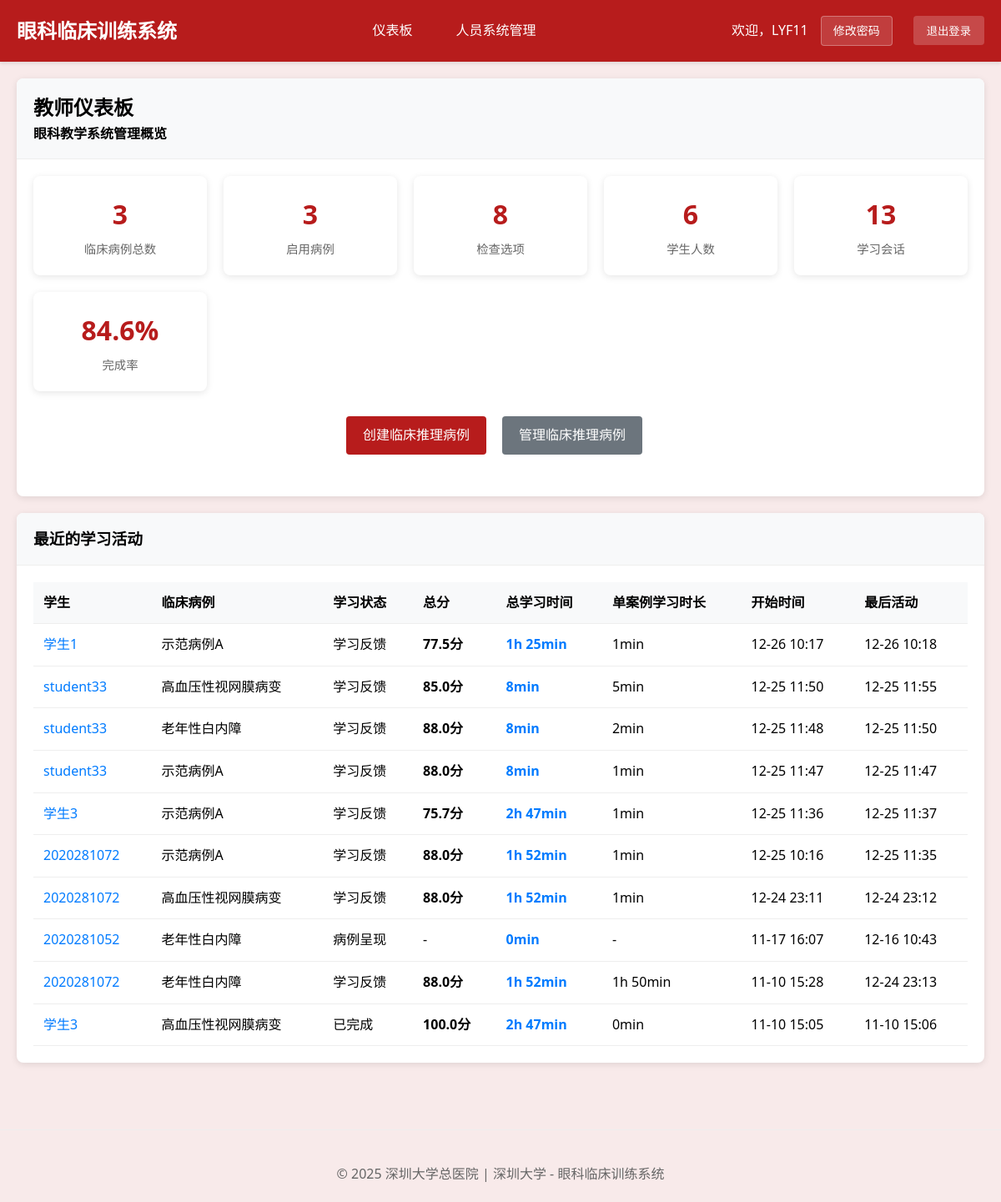
/teacher/ (signed in), run on the app's committed database.
### cases/models.py (models this page shows, shortened)
class StudentClinicalSession(models.Model):
    student = models.ForeignKey(User, on_delete=models.CASCADE, verbose_name="学生")
    clinical_case = models.ForeignKey(ClinicalCase, on_delete=models.CASCADE, verbose_name="临床案例")
    session_status = models.CharField(
        max_length=30,  # 增加长度以适应最长的选项
        choices=[
            ('case_presentation', '病例呈现'),         # 步骤1: 呈现病例
            ('examination_selection', '检查选择'),     # 步骤2: 选择检查方法
            ('examination_results', '检查结果'),       # 步骤3: 查看检查图像结果
            ('diagnosis_reasoning', '诊断推理'),       # 步骤4: 诊断判断推理
            ('treatment_selection', '治疗选择'),       # 步骤5: 选择治疗方案
            ('learning_feedback', '学习反馈'),         # 步骤6: 学习反馈
            ('completed', '已完成')
        ],
        default='case_presentation',
        verbose_name="当前阶段"
    )
    selected_examinations = models.JSONField(default=list, verbose_name="已选检查项目")
    examination_images_viewed = models.JSONField(default=list, verbose_name="已查看的检查图像")
    selected_diagnosis = models.ForeignKey(DiagnosisOption, on_delete=SET_NULL, blank=True, null=True, verbose_name="选择的诊断")
    selected_diagnoses = models.JSONField(default=list, verbose_name="选中的多个诊断ID", help_text="支持鉴别诊断的多选功能")
    diagnosis_reasoning_text = models.TextField(blank=True, verbose_name="诊断推理过程",
                                               help_text="学生的诊断思路和推理过程")
    selected_treatments = models.JSONField(default=list, verbose_name="已选治疗方案")
    step_completion_status = models.JSONField(
        default=dict,
        verbose_name="步骤完成状态",
        help_text="记录每个步骤的完成情况：{step_name: {completed: bool, score: float, completion_time: datetime}}"
    )
    required_examinations_completed = models.BooleanField(default=False, verbose_name="必选检查是否完成")
    examination_selection_valid = models.BooleanField(default=False, verbose_name="检查选择是否有效")
    examination_score = models.FloatField(default=0.0, verbose_name="检查选择得分")
    diagnosis_score = models.FloatField(default=0.0, verbose_name="诊断准确性得分")
    treatment_score = models.FloatField(default=0.0, verbose_name="治疗方案得分")
    reasoning_score = models.FloatField(default=0.0, verbose_name="推理过程得分")
    overall_score = models.FloatField(default=0.0, verbose_name="总体得分")
    diagnosis_attempt_count = models.IntegerField(default=0, verbose_name="诊断尝试次数", help_text="记录学生诊断尝试的次数，用于循序渐进指导")
    diagnosis_guidance_level = models.IntegerField(default=0, verbose_name="指导级别", help_text="0=无提示，1=轻度提示，2=中度提示，3=强提示")
    time_spent = models.JSONField(default=dict, verbose_name="各阶段用时", help_text="JSON格式记录各阶段耗时")
    step_start_times = models.JSONField(default=dict, verbose_name="各步骤开始时间")
    started_at = models.DateTimeField(auto_now_add=True, verbose_name="开始时间")
    completed_at = models.DateTimeField(blank=True, null=True, verbose_name="完成时间")
    last_activity = models.DateTimeField(auto_now=True, verbose_name="最后活动时间")
    learning_notes = models.TextField(blank=True, verbose_name="学习笔记")
    reflection = models.TextField(blank=True, verbose_name="学习反思")
    session_data = models.JSONField(default=dict, verbose_name="会话数据",
                                   help_text="保存检查顺序、当前进度等临时数据")
    class Meta:
        verbose_name = "学生临床会话"
        verbose_name_plural = "学生临床会话"
        ordering = ['-started_at']
        unique_together = ['student', 'clinical_case']

class ClinicalCase(models.Model):
    title = models.CharField(max_length=200, verbose_name="案例标题")
    case_id = models.CharField(max_length=50, unique=True, verbose_name="案例编号")
    patient_age = models.IntegerField(verbose_name="患者年龄")
    patient_gender = models.CharField(max_length=10, choices=[('M', '男'), ('F', '女')], verbose_name="患者性别")
    chief_complaint = models.TextField(verbose_name="主诉")
    present_illness = models.TextField(verbose_name="现病史")
    past_history = models.TextField(blank=True, verbose_name="既往史")
    family_history = models.TextField(blank=True, verbose_name="家族史")
    visual_acuity = models.TextField(blank=True, verbose_name="视力", help_text="如：右眼0.3，左眼0.5")
    intraocular_pressure = models.TextField(blank=True, verbose_name="眼压", help_text="如：右眼15mmHg，左眼16mmHg")
    external_eye_exam = models.TextField(blank=True, verbose_name="眼外观检查", help_text="眼睑、眼球位置、运动等")
    pupil_exam = models.TextField(blank=True, verbose_name="瞳孔检查", help_text="瞳孔大小、形状、对光反应等")
    conjunctiva_exam = models.TextField(blank=True, verbose_name="结膜检查", help_text="结膜充血、水肿等")
    cornea_exam = models.TextField(blank=True, verbose_name="角膜检查", help_text="角膜透明度、表面等")
    learning_objectives = models.JSONField(verbose_name="学习目标", help_text="JSON格式存储多个学习目标")
    difficulty_level = models.CharField(
        max_length=20,
        choices=[('beginner', '初级'), ('intermediate', '中级'), ('advanced', '高级')],
        default='intermediate',
        verbose_name="难度等级"
    )
    is_active = models.BooleanField(default=True, verbose_name="是否启用")
    created_by = models.ForeignKey(User, on_delete=models.CASCADE, verbose_name="创建者")
    created_at = models.DateTimeField(auto_now_add=True, verbose_name="创建时间")
    updated_at = models.DateTimeField(auto_now=True, verbose_name="更新时间")
    case_images = models.JSONField(blank=True, null=True, verbose_name="案例图片", help_text="存储图片路径的JSON数组")
    class Meta:
        verbose_name = "临床案例"
        verbose_name_plural = "临床案例"
        ordering = ['-created_at']

### cases/views.py (the view)
# urls.py: path('teacher/', views.teacher_dashboard, name='teacher_dashboard'),
@login_required
@user_passes_test(is_teacher, login_url='login')
def teacher_dashboard(request):
    total_clinical_cases = ClinicalCase.objects.count()
    active_clinical_cases = ClinicalCase.objects.filter(is_active=True).count()
    total_students = User.objects.filter(groups__name='Students').count()
    total_examinations = ExaminationOption.objects.count()
    total_sessions = StudentClinicalSession.objects.count()
    completed_sessions = StudentClinicalSession.objects.filter(completed_at__isnull=False).count()
    completion_rate = round((completed_sessions / total_sessions * 100), 1) if total_sessions > 0 else 0
    recent_sessions = StudentClinicalSession.objects.select_related('student', 'clinical_case').order_by('-started_at')[:10]
    sessions_with_time = []
    cached_user_total_minutes = {}
    for session in recent_sessions:
        student_id = getattr(session.student, 'id', None)
        if student_id not in cached_user_total_minutes:
            cached_user_total_minutes[student_id] = _get_user_total_study_time_minutes(session.student)
        total_minutes = cached_user_total_minutes[student_id]
        formatted_time = _format_minutes_as_hm(total_minutes)
        case_minutes = _get_session_study_time_minutes(session)
        formatted_case_time = _format_minutes_as_hm(case_minutes) if isinstance(case_minutes, int) else '-'
        sessions_with_time.append(
            {
                'session': session,
                'total_study_time': formatted_time,
                'case_study_time': formatted_case_time,
            }
        )
    context = {
        'total_clinical_cases': total_clinical_cases,
        'active_clinical_cases': active_clinical_cases,
        'total_students': total_students,
        'total_examinations': total_examinations,
        'total_sessions': total_sessions,
        'completed_sessions': completed_sessions,
        'completion_rate': completion_rate,
        'recent_sessions': sessions_with_time,
    }
    return render(request, 'teacher/dashboard.html', context)

### cases/views.py (called while the page is built)
def is_teacher(user):
    return user.groups.filter(name='Teachers').exists() or user.is_superuser

def _format_minutes_as_hm(total_minutes: int) -> str:
    total_minutes = int(total_minutes or 0)
    hours = total_minutes // 60
    minutes = total_minutes % 60
    if hours > 0:
        if minutes > 0:
            return f"{hours}h {minutes}min"
        return f"{hours}h"
    return f"{minutes}min"

def _parse_iso_dt(value):
    if not value:
        return None
    try:
        dt = timezone.datetime.fromisoformat(str(value).replace('Z', '+00:00'))
        if timezone.is_naive(dt):
            dt = timezone.make_aware(dt, timezone.get_current_timezone())
        return dt
    except Exception:
        return None

### cases/templates/teacher/dashboard.html (shortened to what this page needs)
{% extends 'base.html' %}
{% load static %}
{% block content %}
<div class="card">
    <div class="card-header">
        <h2>教师仪表板</h2>
        <p>眼科教学系统管理概览</p>
    </div>
    <div class="card-body">
        <div class="stats-grid">
            <div class="stat-card">
                <div class="stat-number">{{ total_clinical_cases }}</div>
                <div class="stat-label">临床病例总数</div>
            </div>
            <div class="stat-card">
                <div class="stat-number">{{ active_clinical_cases }}</div>
                <div class="stat-label">启用病例</div>
            </div>
            <div class="stat-card">
                <div class="stat-number">{{ total_examinations }}</div>
                <div class="stat-label">检查选项</div>
            </div>
            <div class="stat-card">
                <div class="stat-number">{{ total_students }}</div>
                <div class="stat-label">学生人数</div>
            </div>
            <div class="stat-card">
                <div class="stat-number">{{ total_sessions }}</div>
                <div class="stat-label">学习会话</div>
            </div>
            <div class="stat-card">
                <div class="stat-number">{{ completion_rate }}%</div>
                <div class="stat-label">完成率</div>
            </div>
        </div>
        <div style="text-align: center; margin: 30px 0;">
            <a href="{% url 'teacher_clinical_case_create' %}" class="btn" style="margin-right: 15px;">创建临床推理病例</a>
            <a href="{% url 'teacher_clinical_case_list' %}" class="btn secondary" style="margin-right: 15px;">管理临床推理病例</a>
        </div>
    </div>
</div>
{% if recent_sessions %}
<div class="card">
    <div class="card-header">
        <h3>最近的学习活动</h3>
    </div>
    <div class="card-body">
        <table class="table">
            <thead>
                <tr>
                    <th>学生</th>
                    <th>临床病例</th>
                    <th>学习状态</th>
                    <th>总分</th>
                    <th>总学习时间</th>
                    <th>单案例学习时长</th>
                    <th>开始时间</th>
                    <th>最后活动</th>
                </tr>
            </thead>
            <tbody>
                {% for item in recent_sessions %}
                <tr>
                    <td>
                        <a class="student-review-link" href="{% url 'teacher_session_review' item.session.id %}">
                            {{ item.session.student.get_full_name|default:item.session.student.username }}
                        </a>
                    </td>
                    <td>{{ item.session.clinical_case.title }}</td>
                    <td>{{ item.session.get_session_status_display|default:item.session.session_status }}</td>
                    <td>
                        {% if item.session.overall_score %}
                            <strong>{{ item.session.overall_score|floatformat:1 }}分</strong>
                        {% else %}
                            -
                        {% endif %}
                    </td>
                    <td><strong style="color: #007bff;">{{ item.total_study_time }}</strong></td>
                    <td>{{ item.case_study_time }}</td>
                    <td>{{ item.session.started_at|date:"m-d H:i" }}</td>
                    <td>{{ item.session.last_activity|date:"m-d H:i"|default:"-" }}</td>
                </tr>
                {% endfor %}
            </tbody>
        </table>
    </div>
</div>
{% endif %}
{% endblock %}

### cases/templates/base.html (shortened to what this page needs)
{% load static %}
<!DOCTYPE html>
<html lang="zh-cn">
<head>
    <link rel="stylesheet" href="https://cdnjs.cloudflare.com/ajax/libs/font-awesome/6.0.0/css/all.min.css">
</head>
<body>
    <header class="header">
        <div class="nav-container">
            <div class="logo">眼科临床训练系统</div>
            {% if user.is_authenticated %}
            <nav class="nav-links">
                {% if user.groups.all.0.name == 'Teachers' or user.is_superuser %}
                    <a href="{% url 'teacher_dashboard' %}">仪表板</a>
                    <a href="{% url 'system_management' %}">人员系统管理</a>
                {% else %}
                    <a href="{% url 'student_dashboard' %}">我的学习</a>
                    <a href="{% url 'clinical_case_list' %}">临床推理学习</a>
                    <a href="{% url 'student_learning_notes' %}">学习笔记</a>
                {% endif %}
            </nav>
            <div class="user-info">
                <span>欢迎，{{ user.get_full_name|default:user.username }}</span>
                <a href="{% url 'change_password' %}" class="change-password-btn" style="margin-right: 10px;">修改密码</a>
                <form method="post" action="{% url 'logout' %}" style="display: inline;">
                    <button type="submit" class="logout-btn">退出登录</button>
                </form>
            </div>
            {% endif %}
        </div>
    </header>
    <main class="container">
        {% block content %}{% endblock %}
    </main>
    <footer class="footer">
        <p>&copy; 2025 深圳大学总医院 | 深圳大学 - 眼科临床训练系统</p>
    </footer>
</body>
</html>

### cases/templates/base.html (style rules this page uses)
* { margin: 0; padding: 0; box-sizing: border-box; }
body { font-family: 'Segoe UI', Tahoma, Geneva, Verdana, sans-serif; background: #f8eaea; line-height: 1.6; }
.header { background: #b71c1c; color: white; padding: 1rem 0; box-shadow: 0 2px 4px rgba(0,0,0,0.1); }
.nav-container { max-width: 1200px; margin: 0 auto; padding: 0 20px; display: flex; justify-content: space-between; align-items: center; }
.logo { font-size: 1.5rem; font-weight: bold; }
.nav-links { display: flex; gap: 20px; }
.nav-links a { color: white; text-decoration: none; padding: 8px 16px; border-radius: 4px; transition: background 0.3s; }
.user-info { display: flex; align-items: center; gap: 15px; }
.change-password-btn { background: rgba(255,255,255,0.15); color: white; border: 1px solid rgba(255,255,255,0.3); padding: 6px 14px; border-radius: 4px; cursor: pointer; text-decoration: none; font-size: 14px; display: inline-block; }
.logout-btn { background: rgba(255,255,255,0.2); color: white; border: none; padding: 8px 16px; border-radius: 4px; cursor: pointer; text-decoration: none; }
.container { max-width: 1200px; margin: 0 auto; padding: 20px; }
.btn { display: inline-block; padding: 10px 20px; background: #b71c1c; color: white; text-decoration: none; border-radius: 4px; border: none; cursor: pointer; transition: background 0.3s; }
.btn.secondary { background: #6c757d; }
.card { background: white; border-radius: 8px; box-shadow: 0 2px 8px rgba(0,0,0,0.1); margin-bottom: 20px; }
.card-header { padding: 16px 20px; border-bottom: 1px solid #eee; font-weight: bold; background: #f8f9fa; border-radius: 8px 8px 0 0; }
.card-body { padding: 20px; }
.table { width: 100%; border-collapse: collapse; }
.table th, .table td { padding: 12px; text-align: left; border-bottom: 1px solid #eee; }
.table th { background: #f8f9fa; font-weight: bold; }
.footer { text-align: center; color: #666; padding: 40px 0 20px 0; margin-top: 40px; border-top: 1px solid #eee; }
.stats-grid { display: grid; grid-template-columns: repeat(auto-fit, minmax(200px, 1fr)); gap: 20px; margin-bottom: 30px; }
.stat-card { background: white; padding: 20px; border-radius: 8px; text-align: center; box-shadow: 0 2px 8px rgba(0,0,0,0.1); }
.stat-number { font-size: 2rem; font-weight: bold; color: #b71c1c; margin-bottom: 5px; }
.stat-label { color: #666; font-size: 0.9rem; }

### cases/templates/teacher/dashboard.html (style rules this page uses)
a.student-review-link, a.student-review-link:visited { color: #007bff; text-decoration: none; }

### data on the page
StudentClinicalSession: session.student.get_full_name "学生1", session.clinical_case "示范病例A", session.session_status "学习反馈", session.overall_score "77.5", total_study_time "1h 25min", case_study_time "1min", session.started_at "12-26 10:17", session.last_activity "12-26 10:18"
StudentClinicalSession: session.student.get_full_name "student33", session.clinical_case "高血压性视网膜病变", session.session_status "学习反馈", session.overall_score "85.0", total_study_time "8min", case_study_time "5min", session.started_at "12-25 11:50", session.last_activity "12-25 11:55"
StudentClinicalSession: session.student.get_full_name "student33", session.clinical_case "老年性白内障", session.session_status "学习反馈", session.overall_score "88.0", total_study_time "8min", case_study_time "2min", session.started_at "12-25 11:48", session.last_activity "12-25 11:50"
StudentClinicalSession: session.student.get_full_name "student33", session.clinical_case "示范病例A", session.session_status "学习反馈", session.overall_score "88.0", total_study_time "8min", case_study_time "1min", session.started_at "12-25 11:47", session.last_activity "12-25 11:47"
StudentClinicalSession: session.student.get_full_name "学生3", session.clinical_case "示范病例A", session.session_status "学习反馈", session.overall_score "75.7", total_study_time "2h 47min", case_study_time "1min", session.started_at "12-25 11:36", session.last_activity "12-25 11:37"
StudentClinicalSession: session.student.get_full_name "2020281072", session.clinical_case "示范病例A", session.session_status "学习反馈", session.overall_score "88.0", total_study_time "1h 52min", case_study_time "1min", session.started_at "12-25 10:16", session.last_activity "12-25 11:35"
StudentClinicalSession: session.student.get_full_name "2020281072", session.clinical_case "高血压性视网膜病变", session.session_status "学习反馈", session.overall_score "88.0", total_study_time "1h 52min", case_study_time "1min", session.started_at "12-24 23:11", session.last_activity "12-24 23:12"
StudentClinicalSession: session.student.get_full_name "2020281052", session.clinical_case "老年性白内障", session.session_status "病例呈现", total_study_time "0min", case_study_time "-", session.started_at "11-17 16:07", session.last_activity "12-16 10:43"
StudentClinicalSession: session.student.get_full_name "2020281072", session.clinical_case "老年性白内障", session.session_status "学习反馈", session.overall_score "88.0", total_study_time "1h 52min", case_study_time "1h 50min", session.started_at "11-10 15:28", session.last_activity "12-24 23:13"
StudentClinicalSession: session.student.get_full_name "学生3", session.clinical_case "高血压性视网膜病变", session.session_status "已完成", session.overall_score "100.0", total_study_time "2h 47min", case_study_time "0min", session.started_at "11-10 15:05", session.last_activity "11-10 15:06"

### other printed values
{{ user.get_full_name|default:user.username }} "LYF11"
{{ total_clinical_cases }} "3"
{{ active_clinical_cases }} "3"
{{ total_examinations }} "8"
{{ total_students }} "6"
{{ total_sessions }} "13"
{{ completion_rate }} "84.6"
